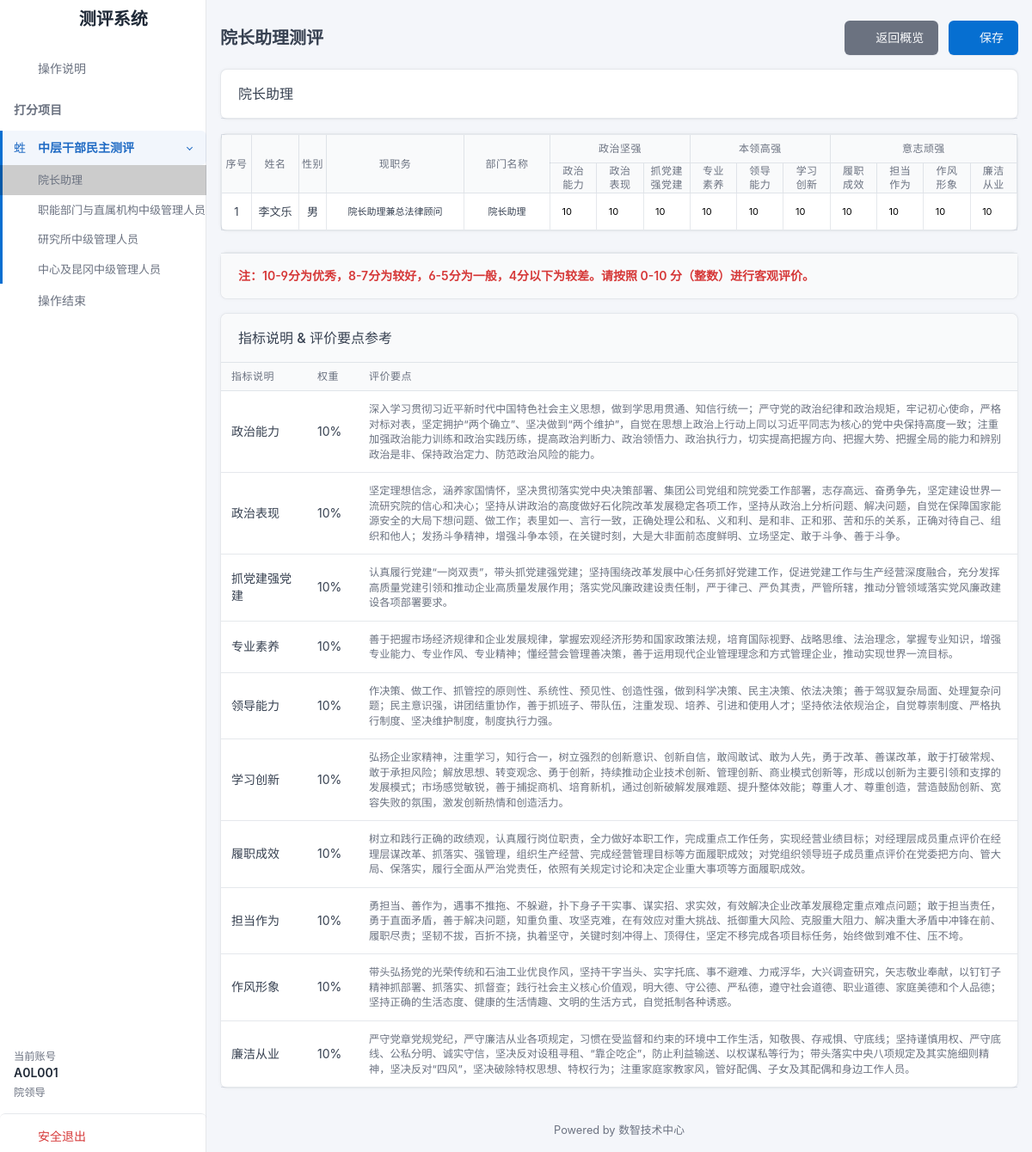
The app's page /assessment/democratic-evaluation/assistant (signed in) with its own data.
### tables this page shows
CREATE TABLE middle_managers (
            id INTEGER PRIMARY KEY AUTOINCREMENT,
            serial_no INTEGER,          -- 序号
            sort_no INTEGER,            -- 部门内排序号
            name TEXT NOT NULL,         -- 姓名
            gender TEXT,                -- 性别
            position TEXT NOT NULL,     -- 现任职务
            
            dept_name TEXT NOT NULL,    -- 部门名称 (用于显示和匹配)
            dept_id INTEGER,            -- 部门ID (外键关联)
            
            rank_level TEXT,            -- 岗位层级
            birth_date TEXT,            -- 出生年月
            education TEXT,             -- 文化程度
            rank_time TEXT,             -- 现职级时间
            role TEXT,                  -- 员工角色
            
            dept_code TEXT,             -- 部门代码 (New)
            tenure_time TEXT,           -- 任职时间 (New)
            is_newly_promoted TEXT,     -- 是否新提拔干部 (New)
            
            updated_at DATETIME DEFAULT CURRENT_TIMESTAMP
        , original_position TEXT, promotion_method TEXT);

### app.py (the view)
@app.route('/assessment/democratic-evaluation/<group_key>')
def assessment_democratic(group_key):
    if session.get('assessor_role') != 'assessor':
        return redirect(url_for('index'))
    rater_account = session.get('assessor_username')
    db = get_db()
    user_row = db.execute('''

        SELECT a.username, a.dept_code, d.dept_name, d.dept_type, a.account_type

        FROM evaluation_accounts a

        LEFT JOIN department_config d ON a.dept_code = d.dept_code

        WHERE a.username=?

    ''', (rater_account,)).fetchone()
    if not user_row: return "无效账号", 403
    full_user_for_roles = dict(user_row) # helper
    raw_roles = get_user_rater_roles(full_user_for_roles, full_user_for_roles)
    my_rater_roles = []
    for r in raw_roles:
        if r == '职能部门正职 (含院长助理)':
            if user_row['dept_name'] == '院长助理' or user_row['dept_code'] == 'A0':
                my_rater_roles.append('院长助理')
            else:
                my_rater_roles.append('职能部门正职')
        else:
            my_rater_roles.append(r)
    nav_items = get_democratic_nav(user_row)
    target_group = next((g for g in nav_items if g['key'] == group_key), None)
    if not target_group:
        return render_template('assessment_error.html', msg="无效的测评组或无访问权限")
    placeholders = ','.join(['?'] * len(my_rater_roles))
    query = f'''

        SELECT DISTINCT examinee_role

        FROM democratic_rating_config

        WHERE rater_role IN ({placeholders}) AND is_allowed = 1

    '''
    allowed_db_roles = [r[0] for r in db.execute(query, my_rater_roles).fetchall()]
    allowed_set = set(allowed_db_roles)
    effective_roles = [r for r in target_group['roles'] if r in allowed_set]
    if not effective_roles:
         return render_template('assessment_error.html', error_message="没有可评价的人员")
    db_roles = []
    for r in effective_roles:
        if r == '两中心正职': db_roles.append('中心正职')
        elif r == '两中心副职': db_roles.append('中心副职')
        elif r == '所属分公司 (兰州、抚顺) 班子正职': db_roles.append('中心正职')
        elif r == '所属分公司 (兰州、抚顺) 班子副职': db_roles.append('中心副职')
        elif r == '昆冈班子副职 (北京)': db_roles.append('中心副职')
        else: db_roles.append(r)
    ph = ','.join(['?'] * len(db_roles))
    mgrs = db.execute(f'SELECT * FROM middle_managers WHERE role IN ({ph}) ORDER BY dept_code ASC, sort_no ASC', db_roles).fetchall()
    is_kungang_rater = any(r in ['昆冈班子正职', '昆冈班子副职', '所属分公司班子正职'] for r in my_rater_roles)
    is_college_leader = (user_row['dept_type'] == '院领导')
    valid_members = []
    for m in mgrs:
        c_role = m['role']
        c_dept = m['dept_code'] # Use code or dept_name
        c_dept_name = m['dept_name']
        derived_role = get_examinee_role_key(c_role, c_dept_name)
        if derived_role == 'EXCLUDED':
            continue
        if not derived_role: derived_role = c_role # Fallback
        if derived_role not in effective_roles:
            continue
        if not is_college_leader and c_dept == user_row['dept_code']:
            continue
        if is_kungang_rater and c_role == '昆冈班子副职 (北京)':
            continue
        valid_members.append(dict(m))
    group_data = {
        'title': target_group['title'],
        'members': valid_members
    }
    existing_rows = db.execute('SELECT * FROM democratic_scores WHERE rater_account=?', (rater_account,)).fetchall()
    scores_map = {r['examinee_id']: dict(r) for r in existing_rows}
    page_title = f"{target_group['title']}测评" # Dynamic title based on group name
    return render_template('assessment_democratic.html',
                           groups=[group_data], # Single group list
                           page_title=page_title,
                           scores_map=scores_map,
                           current_group_key=group_key)

### templates/assessment_democratic.html (shortened to what this page needs)
{% extends "base_assessment.html" %}
{% block content %}
<div class="container-fluid">
    <div class="row g-2 align-items-center mb-3">
        <div class="col">
            <h2 class="page-title">{{ page_title }}</h2>
        </div>
        <div class="col-auto ms-auto">
            <a href="{{ url_for('assessment_overview') }}" class="btn btn-secondary me-2">
                <i class="ti ti-arrow-left me-2"></i>返回概览
            </a>
            <button class="btn btn-primary" onclick="submitScores()">
                <i class="ti ti-device-floppy me-2"></i>保存
            </button>
        </div>
    </div>
    {% for group in groups %}
    <div class="card mb-3">
        <div class="card-header">
            <h3 class="card-title">{{ group.title }}</h3>
        </div>
    </div>
    <div class="card mb-4" style="overflow: visible;">
        <div class="table-responsive" style="overflow-x: hidden;">
            <table class="table table-bordered table-vcenter text-center align-middle mb-0"
                style="table-layout: fixed; width: 100%;">
                <thead>
                    <tr class="bg-light">
                        <th rowspan="2" class="compact-col" style="width: 35px;">序号</th>
                        <th rowspan="2" class="compact-col" style="width: 55px;">姓名</th>
                        <th rowspan="2" class="compact-col" style="width: 32px;">性别</th>
                        <th rowspan="2" class="compact-col" style="width: 160px;">现职务</th>
                        <th rowspan="2" class="compact-col" style="width: 100px;">部门名称</th>
                        <th colspan="3">政治坚强</th>
                        <th colspan="3">本领高强</th>
                        <th colspan="4">意志顽强</th>
                    </tr>
                    <tr class="bg-white small" style="font-size: 11px; line-height: 1.1;">
                        <th class="score-col">政治<br>能力</th>
                        <th class="score-col">政治<br>表现</th>
                        <th class="score-col">抓党建<br>强党建</th>
                        <th class="score-col">专业<br>素养</th>
                        <th class="score-col">领导<br>能力</th>
                        <th class="score-col">学习<br>创新</th>
                        <th class="score-col">履职<br>成效</th>
                        <th class="score-col">担当<br>作为</th>
                        <th class="score-col">作风<br>形象</th>
                        <th class="score-col">廉洁<br>从业</th>
                    </tr>
                </thead>
                <tbody>
                    {% for m in group.members %}
                    {% set score_data = scores_map.get(m.id, {}) %}
                    <tr class="person-row" data-id="{{ m.id }}" data-name="{{ m.name }}" data-role="{{ m.role }}">
                        <td class="compact-col">{{ loop.index }}</td>
                        <td class="compact-col">{{ m.name }}</td>
                        <td class="compact-col">{{ m.gender }}</td>
                        <td class="compact-col text-wrap small" style="line-height: 1.1; font-size: 11px;">{{ m.position
                            }}</td>
                        <td class="compact-col text-wrap small" style="line-height: 1.1; font-size: 11px;">{{
                            m.dept_name }}</td>
                        <td class="p-1"><input type="number" class="score-input" name="s_political_ability"
                                value="{{ score_data.get('s_political_ability', 10) | int }}" min="0" max="10"></td>
                        <td class="p-1"><input type="number" class="score-input" name="s_political_perf"
                                value="{{ score_data.get('s_political_perf', 10) | int }}" min="0" max="10"></td>
                        <td class="p-1"><input type="number" class="score-input" name="s_party_build"
                                value="{{ score_data.get('s_party_build', 10) | int }}" min="0" max="10">
                        </td>
                        <td class="p-1"><input type="number" class="score-input" name="s_professionalism"
                                value="{{ score_data.get('s_professionalism', 10) | int }}" min="0" max="10"></td>
                        <td class="p-1"><input type="number" class="score-input" name="s_leadership"
                                value="{{ score_data.get('s_leadership', 10) | int }}" min="0" max="10">
                        </td>
                        <td class="p-1"><input type="number" class="score-input" name="s_learning_innov"
                                value="{{ score_data.get('s_learning_innov', 10) | int }}" min="0" max="10"></td>
                        <td class="p-1"><input type="number" class="score-input" name="s_performance"
                                value="{{ score_data.get('s_performance', 10) | int }}" min="0" max="10">
                        </td>
                        <td class="p-1"><input type="number" class="score-input" name="s_responsibility"
                                value="{{ score_data.get('s_responsibility', 10) | int }}" min="0" max="10"></td>
                        <td class="p-1"><input type="number" class="score-input" name="s_style_image"
                                value="{{ score_data.get('s_style_image', 10) | int }}" min="0" max="10">
                        </td>
                        <td class="p-1"><input type="number" class="score-input" name="s_integrity"
                                value="{{ score_data.get('s_integrity', 10) | int }}" min="0" max="10">
                        </td>
                    </tr>
                    {% endfor %}
                </tbody>
            </table>
        </div>
    </div>
    {% endfor %}
    <div class="card mb-3">
        <div class="card-footer">
            <div class="text-danger fw-bold">
                注：10-9分为优秀，8-7分为较好，6-5分为一般，4分以下为较差。请按照 0-10 分（整数）进行客观评价。
            </div>
        </div>
    </div>
    <div class="card">
        <div class="card-header bg-light">
            <h3 class="card-title">指标说明 & 评价要点参考</h3>
        </div>
        <div class="table-responsive">
            <table class="table table-vcenter">
                <thead>
                    <tr>
                        <th style="width: 100px;">指标说明</th>
                        <th style="width: 60px;">权重</th>
                        <th>评价要点</th>
                    </tr>
                </thead>
                <tbody>
                    <tr>
                        <td>政治能力</td>
                        <td>10%</td>
                        <td class="text-muted small">
                            深入学习贯彻习近平新时代中国特色社会主义思想，做到学思用贯通、知信行统一；严守党的政治纪律和政治规矩，牢记初心使命，严格对标对表，坚定拥护“两个确立”、坚决做到“两个维护”，自觉在思想上政治上行动上同以习近平同志为核心的党中央保持高度一致；注重加强政治能力训练和政治实践历练，提高政治判断力、政治领悟力、政治执行力，切实提高把握方向、把握大势、把握全局的能力和辨别政治是非、保持政治定力、防范政治风险的能力。
                        </td>
                    </tr>
                    <tr>
                        <td>政治表现</td>
                        <td>10%</td>
                        <td class="text-muted small">
                            坚定理想信念，涵养家国情怀，坚决贯彻落实党中央决策部署、集团公司党组和院党委工作部署，志存高远、奋勇争先，坚定建设世界一流研究院的信心和决心；坚持从讲政治的高度做好石化院改革发展稳定各项工作，坚持从政治上分析问题、解决问题，自觉在保障国家能源安全的大局下想问题、做工作；表里如一、言行一致，正确处理公和私、义和利、是和非、正和邪、苦和乐的关系，正确对待自己、组织和他人；发扬斗争精神，增强斗争本领，在关键时刻，大是大非面前态度鲜明、立场坚定、敢于斗争、善于斗争。
                        </td>
                    </tr>
                    <tr>
                        <td>抓党建强党建</td>
                        <td>10%</td>
                        <td class="text-muted small">
                            认真履行党建“一岗双责”，带头抓党建强党建；坚持围绕改革发展中心任务抓好党建工作，促进党建工作与生产经营深度融合，充分发挥高质量党建引领和推动企业高质量发展作用；落实党风廉政建设责任制，严于律己、严负其责，严管所辖，推动分管领域落实党风廉政建设各项部署要求。
                        </td>
                    </tr>
                    <tr>
                        <td>专业素养</td>
                        <td>10%</td>
                        <td class="text-muted small">
                            善于把握市场经济规律和企业发展规律，掌握宏观经济形势和国家政策法规，培育国际视野、战略思维、法治理念，掌握专业知识，增强专业能力、专业作风、专业精神；懂经营会管理善决策，善于运用现代企业管理理念和方式管理企业，推动实现世界一流目标。
                        </td>
                    </tr>
                    <tr>
                        <td>领导能力</td>
                        <td>10%</td>
                        <td class="text-muted small">
                            作决策、做工作、抓管控的原则性、系统性、预见性、创造性强，做到科学决策、民主决策、依法决策；善于驾驭复杂局面、处理复杂问题；民主意识强，讲团结重协作，善于抓班子、带队伍，注重发现、培养、引进和使用人才；坚持依法依规治企，自觉尊崇制度、严格执行制度、坚决维护制度，制度执行力强。
                        </td>
                    </tr>
                    <tr>
                        <td>学习创新</td>
                        <td>10%</td>
                        <td class="text-muted small">
                            弘扬企业家精神，注重学习，知行合一，树立强烈的创新意识、创新自信，敢闯敢试、敢为人先，勇于改革、善谋改革，敢于打破常规、敢于承担风险；解放思想、转变观念、勇于创新，持续推动企业技术创新、管理创新、商业模式创新等，形成以创新为主要引领和支撑的发展模式；市场感觉敏锐，善于捕捉商机、培育新机，通过创新破解发展难题、提升整体效能；尊重人才、尊重创造，营造鼓励创新、宽容失败的氛围，激发创新热情和创造活力。
                        </td>
                    </tr>
                    <tr>
                        <td>履职成效</td>
                        <td>10%</td>
                        <td class="text-muted small">
                            树立和践行正确的政绩观，认真履行岗位职责，全力做好本职工作，完成重点工作任务，实现经营业绩目标；对经理层成员重点评价在经理层谋改革、抓落实、强管理，组织生产经营、完成经营管理目标等方面履职成效；对党组织领导班子成员重点评价在党委把方向、管大局、保落实，履行全面从严治党责任，依照有关规定讨论和决定企业重大事项等方面履职成效。
                        </td>
                    </tr>
                    <tr>
                        <td>担当作为</td>
                        <td>10%</td>
                        <td class="text-muted small">
                            勇担当、善作为，遇事不推拖、不躲避，扑下身子干实事、谋实招、求实效，有效解决企业改革发展稳定重点难点问题；敢于担当责任，勇于直面矛盾，善于解决问题，知重负重、攻坚克难，在有效应对重大挑战、抵御重大风险、克服重大阻力、解决重大矛盾中冲锋在前、履职尽责；坚韧不拔，百折不挠，执着坚守，关键时刻冲得上、顶得住，坚定不移完成各项目标任务，始终做到难不住、压不垮。
                        </td>
                    </tr>
                    <tr>
                        <td>作风形象</td>
                        <td>10%</td>
                        <td class="text-muted small">
                            带头弘扬党的光荣传统和石油工业优良作风，坚持干字当头、实字托底、事不避难、力戒浮华，大兴调查研究，矢志敬业奉献，以钉钉子精神抓部署、抓落实、抓督查；践行社会主义核心价值观，明大德、守公德、严私德，遵守社会道德、职业道德、家庭美德和个人品德；坚持正确的生活态度、健康的生活情趣、文明的生活方式，自觉抵制各种诱惑。
                        </td>
                    </tr>
                    <tr>
                        <td>廉洁从业</td>
                        <td>10%</td>
                        <td class="text-muted small">
                            严守党章党规党纪，严守廉洁从业各项规定，习惯在受监督和约束的环境中工作生活，知敬畏、存戒惧、守底线；坚持谨慎用权、严守底线、公私分明、诚实守信，坚决反对设租寻租、“靠企吃企”，防止利益输送、以权谋私等行为；带头落实中央八项规定及其实施细则精神，坚决反对“四风”，坚决破除特权思想、特权行为；注重家庭家教家风，管好配偶、子女及其配偶和身边工作人员。
                        </td>
                    </tr>
                </tbody>
            </table>
        </div>
    </div>
</div>
{% endblock %}

### records on screen
middle_managers: name "李文乐", gender "男", position "院长助理兼总法律顾问", dept_name "院长助理", s_political_ability "10", s_political_perf "10", s_party_build "10", s_professionalism "10", s_leadership "10", s_learning_innov "10", s_performance "10", s_responsibility "10", s_style_image "10", s_integrity "10"

### other values on screen
{{ item.title }} "院长助理" "职能部门与直属机构中级管理人员" "研究所中级管理人员" "中心及昆冈中级管理人员"
{{ session.get('assessor_username', 'Unknown') }} "A0L001"
{{ session.get('assessor_dept_name', '') }} "院领导"
{{ page_title }} "院长助理测评"
{{ group.title }} "院长助理"
